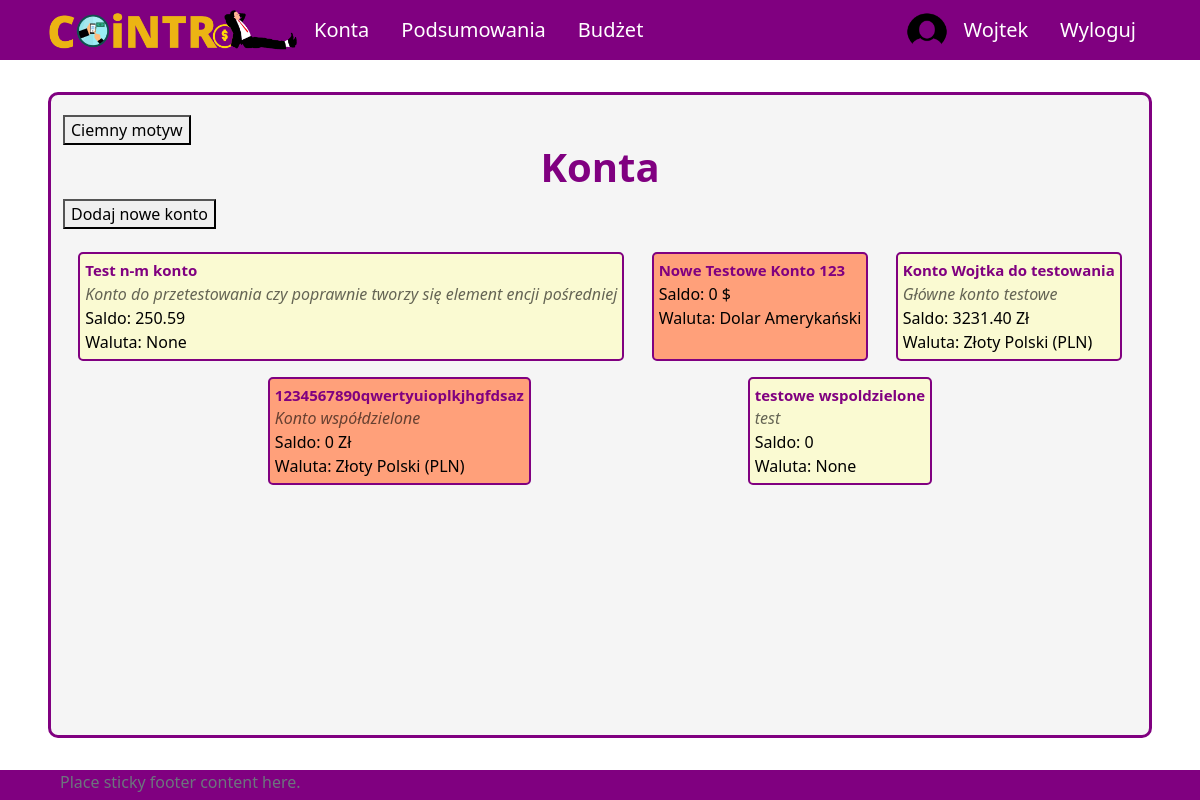
Page /all-accounts (signed in) on the earlier database version.
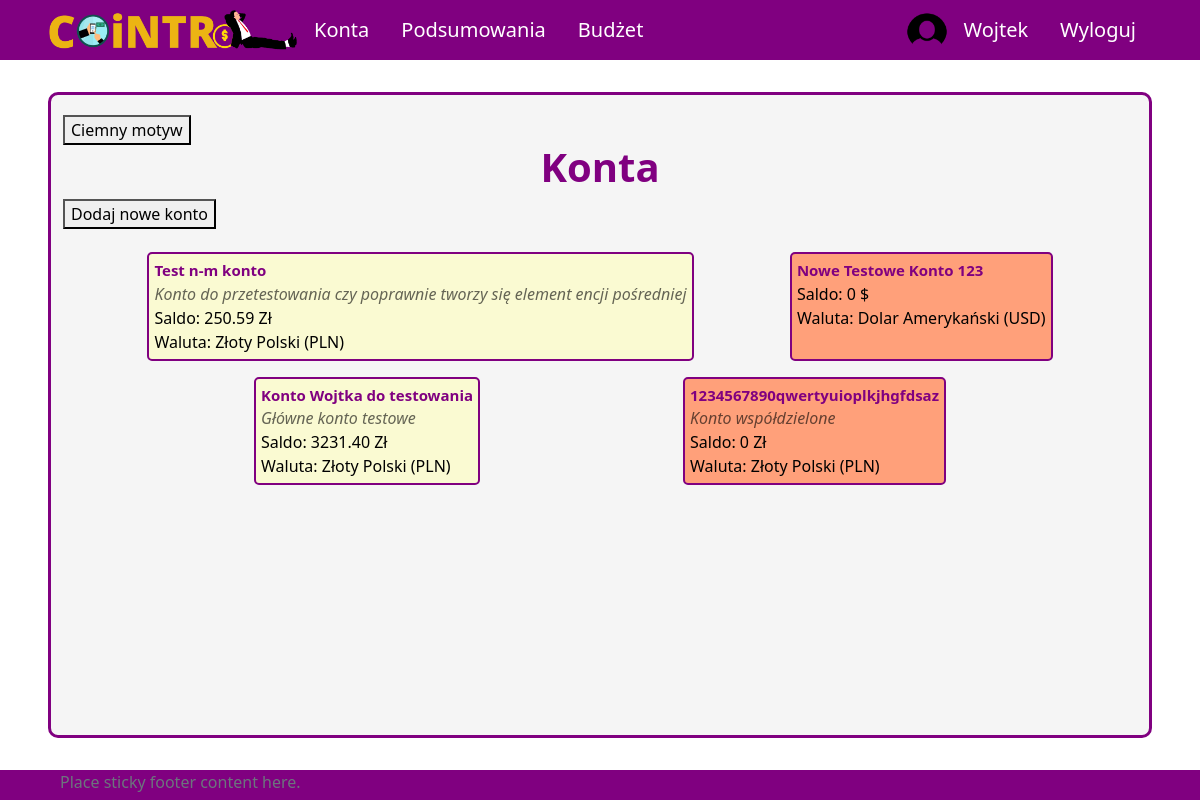
Same page on the later database version.
### aplication/models.py (models this page shows, shortened)
class Account(models.Model):
    owner = models.ForeignKey(Profile, null=True, blank=True, on_delete=models.CASCADE)
    name = models.CharField(max_length=30)
    currency = models.ForeignKey(Currency, on_delete=models.SET_NULL, null=True)
    is_shared = models.BooleanField(default=False)
    description = models.CharField(max_length=100, null=True, blank=True)
    id = models.UUIDField(default=uuid.uuid4, unique=True, primary_key=True, editable=False)
    def __str__(self):
        return self.name
    def calculate_balance(self):
        balance = 0
        transactions = Transaction.objects.filter(id_account=self)
        for transaction in transactions:
            balance += transaction.converted_amount
        return balance
    def print_description(self):
        if self.description!=None:
            return self.description
        else:
            return ""

class Transaction(models.Model):
    id_account = models.ForeignKey(Account, on_delete=models.CASCADE)
    id_user = models.ForeignKey(Profile, on_delete=models.SET_NULL, null=True) #konto z którego dokonano transakcji zostało usunięte ale transakcja ma pozostać
    id_category = models.ForeignKey(Category, on_delete=models.CASCADE)
    id_subcategory = models.ForeignKey(Subcategory, on_delete=models.SET_NULL, null=True, blank=True)
    name = models.CharField(max_length=50, null=True, blank=True)
    currency = models.ForeignKey(Currency, on_delete=models.SET_NULL, null=True)
    is_periodic = models.BooleanField(default=False)
    amount = models.DecimalField(max_digits=10, decimal_places=2)
    converted_amount = models.DecimalField(max_digits=10, decimal_places=2)
    transaction_date = models.DateField()
    description = models.CharField(max_length=255, blank=True, null=True)
    id = models.UUIDField(default=uuid.uuid4, unique=True, primary_key=True, editable=False)

### UsersApp/models.py (models this page shows)
class Currency(models.Model):
    name = models.CharField(max_length=100)
    access_name = models.CharField(max_length=20) #access_name nazwa aby zdobyć kurs walut
    sign = models.CharField(max_length=5) #znak waluty
    id = models.UUIDField(default=uuid.uuid4, unique=True,
                            primary_key=True, editable=False)
    def __str__(self):
        return "{}".format(self.name)

### aplication/views.py (the view)
# urls.py: path('all-accounts', allAccounts, name='all-accounts'),
@login_required(login_url='login')
def allAccounts(request):
    user_accounts = User_Account.objects.filter(id_user = request.user.profile.id)
    accounts = []
    for ua in user_accounts:
        accounts.append(Account.objects.get(id=ua.id_account.id))
    context = {'accounts': accounts}
    return render(request, 'application/account/all-accounts.html', context)

### templates/application/account/all-accounts.html (shortened to what this page needs)
{% extends 'application/base.html' %}
{% block content %}
    <div class="title">
        <h1>Konta</h1>
    </div>
    <a href="{% url 'create-account' %}">
        <button class="function-button">Dodaj nowe konto</button>
    </a>
    <div class="content tiles" id="all-accounts">
        {% for acc in accounts %}
            <div class="account">
                <a class="account-link" href={% url 'account' pk=acc.id %}>
                <span class="name">{{ acc }}</span>
                <span class="account-description">{{ acc.print_description }}</span>
                <span class="balance">Saldo: {{ acc.calculate_balance }} {{acc.currency.sign}}</span>
                <span class="balance">Waluta: {{ acc.currency }}</span>
                </a>
            </div>
        {% endfor %}
    </div>
{% endblock %}

Differences in the rows shown:
removed Account: name "testowe wspoldzielone", print_description "test", calculate_balance "0", currency "None"
changed Account "Konto do przetestowania czy poprawnie tworzy się element encji pośredniej": currency.sign (not shown) → "Zł"; currency "None" → "Złoty Polski (PLN)"
changed through a linked row, Account "Nowe Testowe Konto 123": currency "Dolar Amerykański" → "Dolar Amerykański (USD)"
